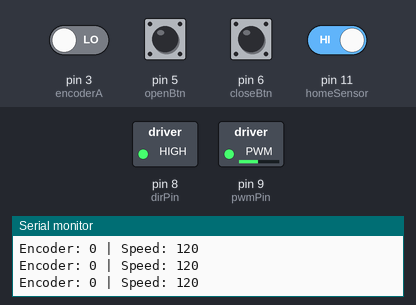
Recording of a sketch running on a simulated Arduino Uno, built with avr-gcc and run on an emulated ATmega328P. Shown: switched loads named in the sketch (green lamp = pin HIGH), the last lines printed to the serial monitor. Inputs (shaded band) come from the test bench; at power-on: pin 5 (openBtn), pin 6 (closeBtn), pin 11 (homeSensor) HIGH, pin 3 (encoderA) LOW.

Above: at 5.8 s.
5.9 s: pin 11 (homeSensor) driven LOW
At 6.4 s:
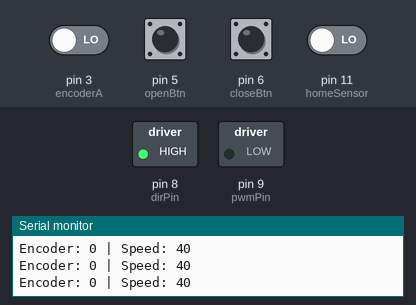
7.4 s: pin 6 (closeBtn) pulled LOW for 0.15 s
At 7.59 s:
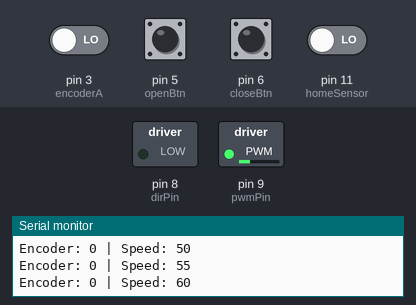
At 9.2 s:
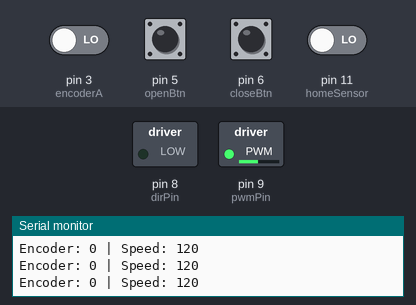
Timing chart, 0 to 10.7 s (numbered marks = the images above; inputs shaded):
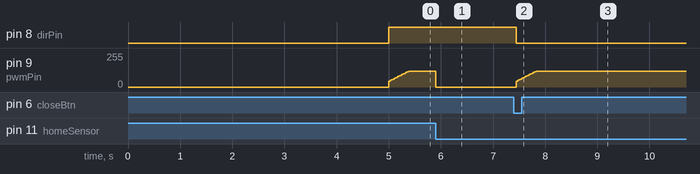

The sketch:

temp_v1.ino
```cpp
// Auto Door System - Optimized & Annotated Version
// Author: You 🧠 | Assistant: ChatGPT 🤖
// Purpose: Smart door control with encoder-based homing, smooth motor control, and safety logic

// ------------ PIN SETUP ------------
const int dirPin = 8;
const int pwmPin = 9;

const int openBtn = 5;
const int closeBtn = 6;
const int homeSensor = 11;

const int encoderA = 3;
const int encoderB = 4;

// ------------ CONFIGURATION ------------
const int minSpeed = 40;
const int maxSpeed = 120;
const int speedStep = 5;
const int maxPosition = -1025 ;    // Maximum encoder count for full close

// ------------ STATE VARIABLES ------------
volatile long encoderCount = 0;
int currentSpeed = minSpeed;
bool isOpening = false;
bool isClosing = false;
bool homed = false;
bool debug = true; // Set to false to hide serial prints


// ------------ SETUP ------------
void setup() {
  Serial.begin(9600);

  pinMode(dirPin, OUTPUT);
  pinMode(pwmPin, OUTPUT);

  pinMode(openBtn, INPUT_PULLUP);
  pinMode(closeBtn, INPUT_PULLUP);
  pinMode(homeSensor, INPUT_PULLUP);

  pinMode(encoderA, INPUT);
  pinMode(encoderB, INPUT);

  attachInterrupt(digitalPinToInterrupt(encoderA), encoderISR, RISING);

  delay(5000); // delay of 5 seconds to avoid rushing and preventing unwanted movement

  if (debug) Serial.println("System Initializing...");

  startHoming(); // Begin with door opening
}

// ------------ LOOP ------------
void loop() {
  if (!homed) return;  // Ignore button input until homing complete

  showStatus(); // Always show encoder & speed

  // --- Button Checks ---
  if (digitalRead(openBtn) == LOW) handleOpenButton();
  else if (digitalRead(closeBtn) == LOW) handleCloseButton();

  // --- Smooth Speed Control during Opening ---
  if (isOpening) {
    if (digitalRead(homeSensor) == LOW || encoderCount >= 0) {
      stopMotor();
      if (debug) Serial.println("Door fully opened. Home position reached.");
      encoderCount = 0;
      isOpening = false;
    } else {
      smoothDrive();
    }
  }

  // --- Smooth Speed Control during Closing ---
  if (isClosing) {
    if (encoderCount <= maxPosition) {
      stopMotor();
      if (debug) Serial.println("Door fully closed.");
      isClosing = false;
    } else {
      smoothDrive();
    }
  }

  delay(20);
}

// ------------ ENCODER ISR ------------
void encoderISR() {
  if (digitalRead(encoderA) > digitalRead(encoderB)) {
    encoderCount++;
  } else {
    encoderCount--;
  }
}

// ------------ HOMING FUNCTION ------------
void startHoming() {
  if (debug) Serial.println("Homing in progress...");
  digitalWrite(dirPin, HIGH); // Open direction
  analogWrite(pwmPin, minSpeed);
  currentSpeed = minSpeed;
  isOpening = true;

  while (digitalRead(homeSensor) != LOW) {
    smoothDrive();
    showStatus();
    delay(20);
  }

  stopMotor();
  encoderCount = 0;
  homed = true;
  isOpening = false;

  if (debug) Serial.println("Homing complete.");
}

// ------------ BUTTON HANDLERS ------------
void handleOpenButton() {
  if (encoderCount >= 0) {
    if (debug) Serial.println("Door is already open.");
    return;
  }

  if (isClosing) {
    if (debug) Serial.println("Emergency stop during closing!");
    stopMotor();
    startOpening();
    return;
  }

  if (!isOpening) {
    if (debug) Serial.println("Manual open requested.");
    startOpening();
  }
}

void handleCloseButton() {
  if (encoderCount <= maxPosition) {
    if (debug) Serial.println("Door is already closed.");
    return;
  }

  if (isOpening) {
    if (debug) Serial.println("Emergency stop during opening!");
    stopMotor();
    return;
  }

  if (!isClosing) {
    if (debug) Serial.println("Manual close requested.");
    startClosing();
  }
}

// ------------ OPEN/CLOSE STARTERS ------------
void startOpening() {
  digitalWrite(dirPin, HIGH);
  analogWrite(pwmPin, minSpeed);
  currentSpeed = minSpeed;
  isOpening = true;
}

void startClosing() {
  digitalWrite(dirPin, LOW);
  analogWrite(pwmPin, minSpeed);
  currentSpeed = minSpeed;
  isClosing = true;
}

// ------------ MOTOR CONTROL ------------
void stopMotor() {
  analogWrite(pwmPin, 0);
  currentSpeed = minSpeed;
  isOpening = false;
  isClosing = false;
}

void smoothDrive() {
  // Gradually ramp up speed if door is stuck
  if (currentSpeed < maxSpeed) currentSpeed += speedStep;
  else currentSpeed = maxSpeed;

  analogWrite(pwmPin, currentSpeed);
}

// ------------ DEBUG STATUS DISPLAY ------------
void showStatus() {
  if (debug) {
    Serial.print("Encoder: ");
    Serial.print(encoderCount);
    Serial.print(" | Speed: ");
    Serial.println(currentSpeed);
  }
}
```

Measured:
- after the input at 5.9 s, pin 9 (pwmPin): 120/255 → 0/255 at once
- after the input at 7.4 s, pin 8 (dirPin): HIGH → LOW after 0.05 s; pin 9 (pwmPin): moves from 0/255 to 120/255 over 0.38 s, starting after 0.05 s
